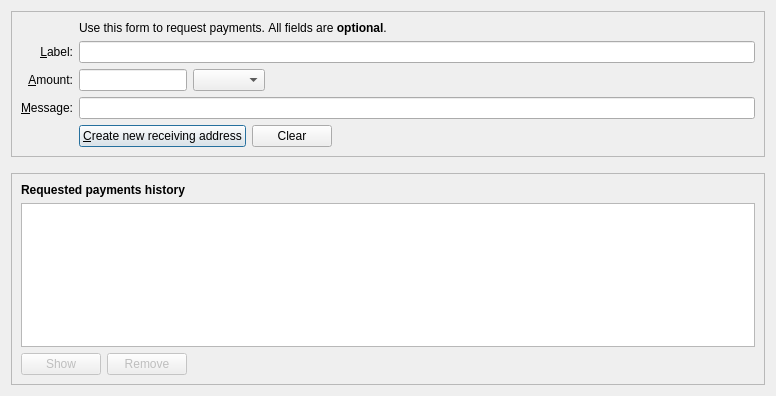
<?xml version="1.0" encoding="UTF-8"?>
<ui version="4.0">
 <class>ReceiveCoinsDialog</class>
 <widget class="QDialog" name="ReceiveCoinsDialog">
  <property name="geometry">
   <rect>
    <x>0</x>
    <y>0</y>
    <width>776</width>
    <height>396</height>
   </rect>
  </property>
  <layout class="QVBoxLayout" name="verticalLayout" stretch="0,0,1">
   <item>
    <widget class="QFrame" name="frame2">
     <property name="sizePolicy">
      <sizepolicy hsizetype="Preferred" vsizetype="Expanding">
       <horstretch>0</horstretch>
       <verstretch>0</verstretch>
      </sizepolicy>
     </property>
     <property name="frameShape">
      <enum>QFrame::StyledPanel</enum>
     </property>
     <property name="frameShadow">
      <enum>QFrame::Sunken</enum>
     </property>
     <layout class="QVBoxLayout" name="verticalLayout_3">
      <item>
       <layout class="QGridLayout" name="gridLayout">
        <item row="5" column="0">
         <widget class="QLabel" name="label">
          <property name="toolTip">
           <string>An optional amount to request. Leave this empty or zero to not request a specific amount.</string>
          </property>
          <property name="text">
           <string>&amp;Amount:</string>
          </property>
          <property name="alignment">
           <set>Qt::AlignRight|Qt::AlignTrailing|Qt::AlignVCenter</set>
          </property>
          <property name="buddy">
           <cstring>reqAmount</cstring>
          </property>
         </widget>
        </item>
        <item row="6" column="0">
         <widget class="QLabel" name="label_3">
          <property name="toolTip">
           <string>An optional message to attach to the payment request, which will be displayed when the request is opened. Note: The message will not be sent with the payment over the Bitcoin network.</string>
          </property>
          <property name="text">
           <string>&amp;Message:</string>
          </property>
          <property name="alignment">
           <set>Qt::AlignRight|Qt::AlignTrailing|Qt::AlignVCenter</set>
          </property>
          <property name="buddy">
           <cstring>reqMessage</cstring>
          </property>
         </widget>
        </item>
        <item row="4" column="2">
         <widget class="QLineEdit" name="reqLabel">
          <property name="toolTip">
           <string>An optional label to associate with the new receiving address (used by you to identify an invoice).  It is also attached to the payment request.</string>
          </property>
         </widget>
        </item>
        <item row="2" column="2">
         <widget class="QLabel" name="label_5">
          <property name="text">
           <string>Use this form to request payments.&#160;All fields are &lt;b&gt;optional&lt;/b&gt;.</string>
          </property>
         </widget>
        </item>
        <item row="4" column="0">
         <widget class="QLabel" name="label_2">
          <property name="toolTip">
           <string>An optional label to associate with the new receiving address.</string>
          </property>
          <property name="text">
           <string>&amp;Label:</string>
          </property>
          <property name="alignment">
           <set>Qt::AlignRight|Qt::AlignTrailing|Qt::AlignVCenter</set>
          </property>
          <property name="buddy">
           <cstring>reqLabel</cstring>
          </property>
         </widget>
        </item>
        <item row="6" column="2">
         <widget class="QLineEdit" name="reqMessage">
          <property name="toolTip">
           <string>An optional message that is attached to the payment request and may be displayed to the sender.</string>
          </property>
         </widget>
        </item>
        <item row="7" column="2">
         <layout class="QHBoxLayout" name="horizontalLayout">
          <item>
           <widget class="QPushButton" name="receiveButton">
            <property name="minimumSize">
             <size>
              <width>150</width>
              <height>0</height>
             </size>
            </property>
            <property name="text">
             <string>&amp;Create new receiving address</string>
            </property>
            <property name="icon">
             <iconset resource="../bitcoin.qrc">
              <normaloff>:/icons/receiving_addresses</normaloff>:/icons/receiving_addresses</iconset>
            </property>
            <property name="autoDefault">
             <bool>false</bool>
            </property>
            <property name="default">
             <bool>true</bool>
            </property>
           </widget>
          </item>
          <item>
           <widget class="QPushButton" name="clearButton">
            <property name="sizePolicy">
             <sizepolicy hsizetype="Minimum" vsizetype="Fixed">
              <horstretch>0</horstretch>
              <verstretch>0</verstretch>
             </sizepolicy>
            </property>
            <property name="toolTip">
             <string>Clear all fields of the form.</string>
            </property>
            <property name="text">
             <string>Clear</string>
            </property>
            <property name="icon">
             <iconset resource="../bitcoin.qrc">
              <normaloff>:/icons/remove</normaloff>:/icons/remove</iconset>
            </property>
            <property name="autoDefault">
             <bool>false</bool>
            </property>
           </widget>
          </item>
          <item>
           <spacer name="horizontalSpacer">
            <property name="orientation">
             <enum>Qt::Horizontal</enum>
            </property>
            <property name="sizeHint" stdset="0">
             <size>
              <width>40</width>
              <height>20</height>
             </size>
            </property>
           </spacer>
          </item>
         </layout>
        </item>
        <item row="7" column="0">
         <widget class="QLabel" name="label_7">
          <property name="text">
           <string/>
          </property>
         </widget>
        </item>
        <item row="5" column="2">
         <layout class="QHBoxLayout" name="horizontalLayout_6">
          <item>
           <widget class="BitcoinAmountField" name="reqAmount">
            <property name="sizePolicy">
             <sizepolicy hsizetype="Fixed" vsizetype="Fixed">
              <horstretch>0</horstretch>
              <verstretch>0</verstretch>
             </sizepolicy>
            </property>
            <property name="minimumSize">
             <size>
              <width>80</width>
              <height>0</height>
             </size>
            </property>
            <property name="maximumSize">
             <size>
              <width>1000</width>
              <height>100</height>
             </size>
            </property>
            <property name="toolTip">
             <string>An optional amount to request. Leave this empty or zero to not request a specific amount.</string>
            </property>
           </widget>
          </item>
          <item>
           <widget class="QComboBox" name="addressType">
            <property name="sizePolicy">
             <sizepolicy hsizetype="Fixed" vsizetype="Fixed">
              <horstretch>0</horstretch>
              <verstretch>0</verstretch>
             </sizepolicy>
            </property>
            <property name="maximumSize">
             <size>
              <width>1000</width>
              <height>16777215</height>
             </size>
            </property>
            <property name="focusPolicy">
             <enum>Qt::StrongFocus</enum>
            </property>
           </widget>
          </item>
          <item>
           <spacer name="horizontalSpacer_3">
            <property name="orientation">
             <enum>Qt::Horizontal</enum>
            </property>
            <property name="sizeHint" stdset="0">
             <size>
              <width>0</width>
              <height>0</height>
             </size>
            </property>
           </spacer>
          </item>
         </layout>
        </item>
       </layout>
      </item>
     </layout>
    </widget>
   </item>
   <item>
    <spacer name="verticalSpacer_2">
     <property name="orientation">
      <enum>Qt::Vertical</enum>
     </property>
     <property name="sizeHint" stdset="0">
      <size>
       <width>20</width>
       <height>10</height>
      </size>
     </property>
    </spacer>
   </item>
   <item>
    <widget class="QFrame" name="frame">
     <property name="sizePolicy">
      <sizepolicy hsizetype="Preferred" vsizetype="Expanding">
       <horstretch>0</horstretch>
       <verstretch>0</verstretch>
      </sizepolicy>
     </property>
     <property name="frameShape">
      <enum>QFrame::StyledPanel</enum>
     </property>
     <property name="frameShadow">
      <enum>QFrame::Raised</enum>
     </property>
     <layout class="QVBoxLayout" name="verticalLayout_2">
      <item>
       <widget class="QLabel" name="label_6">
        <property name="font">
         <font>
          <weight>75</weight>
          <bold>true</bold>
         </font>
        </property>
        <property name="text">
         <string>Requested payments history</string>
        </property>
       </widget>
      </item>
      <item>
       <widget class="QTableView" name="recentRequestsView">
        <property name="contextMenuPolicy">
         <enum>Qt::CustomContextMenu</enum>
        </property>
        <property name="tabKeyNavigation">
         <bool>false</bool>
        </property>
        <property name="sortingEnabled">
         <bool>true</bool>
        </property>
       </widget>
      </item>
      <item>
       <layout class="QHBoxLayout" name="horizontalLayout_2">
        <item>
         <widget class="QPushButton" name="showRequestButton">
          <property name="enabled">
           <bool>false</bool>
          </property>
          <property name="toolTip">
           <string>Show the selected request (does the same as double clicking an entry)</string>
          </property>
          <property name="text">
           <string>Show</string>
          </property>
          <property name="icon">
           <iconset resource="../bitcoin.qrc">
            <normaloff>:/icons/eye</normaloff>:/icons/eye</iconset>
          </property>
          <property name="autoDefault">
           <bool>false</bool>
          </property>
         </widget>
        </item>
        <item>
         <widget class="QPushButton" name="removeRequestButton">
          <property name="enabled">
           <bool>false</bool>
          </property>
          <property name="toolTip">
           <string>Remove the selected entries from the list</string>
          </property>
          <property name="text">
           <string>Remove</string>
          </property>
          <property name="icon">
           <iconset resource="../bitcoin.qrc">
            <normaloff>:/icons/remove</normaloff>:/icons/remove</iconset>
          </property>
          <property name="autoDefault">
           <bool>false</bool>
          </property>
         </widget>
        </item>
        <item>
         <spacer name="horizontalSpacer_2">
          <property name="orientation">
           <enum>Qt::Horizontal</enum>
          </property>
          <property name="sizeHint" stdset="0">
           <size>
            <width>40</width>
            <height>20</height>
           </size>
          </property>
         </spacer>
        </item>
       </layout>
      </item>
     </layout>
    </widget>
   </item>
  </layout>
 </widget>
 <customwidgets>
  <customwidget>
   <class>BitcoinAmountField</class>
   <extends>QLineEdit</extends>
   <header>qt/bitcoinamountfield.h</header>
   <container>1</container>
  </customwidget>
 </customwidgets>
 <tabstops>
  <tabstop>reqLabel</tabstop>
  <tabstop>reqAmount</tabstop>
  <tabstop>addressType</tabstop>
  <tabstop>reqMessage</tabstop>
  <tabstop>receiveButton</tabstop>
  <tabstop>clearButton</tabstop>
  <tabstop>recentRequestsView</tabstop>
  <tabstop>showRequestButton</tabstop>
  <tabstop>removeRequestButton</tabstop>
 </tabstops>
 <resources>
  <include location="../bitcoin.qrc"/>
 </resources>
 <connections/>
</ui>
